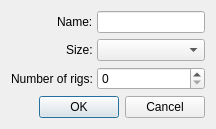
<?xml version="1.0" encoding="UTF-8"?>
<ui version="4.0">
 <class>DepositDialog</class>
 <widget class="QDialog" name="DepositDialog">
  <property name="windowTitle">
   <string>Mark deposit</string>
  </property>
  <layout class="QFormLayout" name="formLayout">
   <property name="horizontalSpacing">
    <number>4</number>
   </property>
   <property name="labelAlignment">
    <set>Qt::AlignRight|Qt::AlignVCenter</set>
   </property>
   <item row="0" column="0">
    <widget class="QLabel" name="nameLabel">
     <property name="text"><string>Name:</string></property>
    </widget>
   </item>
   <item row="0" column="1">
    <widget class="QLineEdit" name="name"/>
   </item>
   <item row="1" column="0">
    <widget class="QLabel" name="sizeLabel">
     <property name="text"><string>Size:</string></property>
    </widget>
   </item>
   <item row="1" column="1">
    <widget class="QComboBox" name="size"/>
   </item>
   <item row="2" column="0">
    <widget class="QLabel" name="rigsLabel">
     <property name="text"><string>Number of rigs:</string></property>
    </widget>
   </item>
   <item row="2" column="1">
    <widget class="QSpinBox" name="rigs"/>
   </item>
   <item row="3" column="0" colspan="2">
    <widget class="QDialogButtonBox" name="buttonBox">
     <property name="standardButtons">
      <set>QDialogButtonBox::Cancel|QDialogButtonBox::Ok</set>
     </property>
    </widget>
   </item>
  </layout>
 </widget>
 <resources/>
 <connections/>
</ui>
